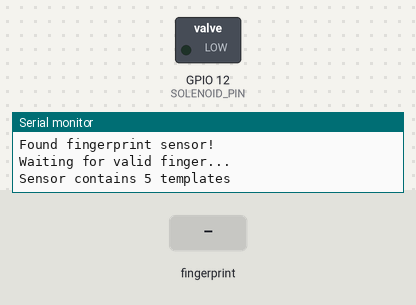
The sketch below on a simulated ESP32. Parts: switched loads named in the sketch (green lamp = pin HIGH), the last lines printed to the serial monitor. Inputs (shaded band) come from the test bench.

Above: at 2.3 s.
2.4 s: finger stored as number 1 placed on the sensor
At 4.2 s:
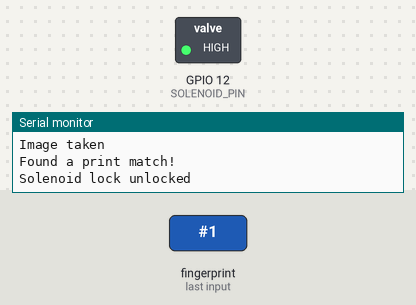
Timing chart, 0 to 9.3 s (numbered marks = the images above; inputs shaded):
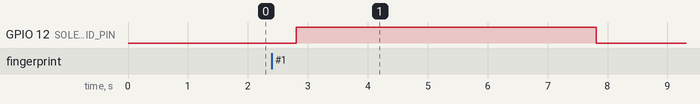

The sketch:

Controlling-Solenoid-Lock-Using-R307-Adafruit-fingerprint.ino
```cpp
#include <Adafruit_Fingerprint.h>
#include <HardwareSerial.h>

#define FINGERPRINT_SENSOR_RX 16 // Pin connected to fingerprint sensor TX (Green wire)
#define FINGERPRINT_SENSOR_TX 17 // Pin connected to fingerprint sensor RX (White wire)
#define SOLENOID_PIN 12 // Change to GPIO pin 12

HardwareSerial mySerial(1);

Adafruit_Fingerprint finger = Adafruit_Fingerprint(&mySerial);

void setup() {
  Serial.begin(9600);
  while (!Serial);
  delay(100);
  Serial.println("\n\nAdafruit finger detect test");

  mySerial.begin(57600, SERIAL_8N1, FINGERPRINT_SENSOR_RX, FINGERPRINT_SENSOR_TX);

  finger.begin(57600);
  delay(5);
  if (finger.verifyPassword()) {
    Serial.println("Found fingerprint sensor!");
  } else {
    Serial.println("Did not find fingerprint sensor :(");
    while (1) { delay(1); }
  }

  finger.getTemplateCount();
  if (finger.templateCount == 0) {
    Serial.println("Sensor doesn't contain any fingerprint data. Please run the 'enroll' example.");
  } else {
    Serial.println("Waiting for valid finger...");
    Serial.print("Sensor contains "); Serial.print(finger.templateCount); Serial.println(" templates");
  }

  pinMode(SOLENOID_PIN, OUTPUT);
}

void loop() {
  if (getFingerprintID() == 1) {
    unlockSolenoidLock();
    delay(5000); // Unlock duration
    lockSolenoidLock();
  }
  delay(50);
}

uint8_t getFingerprintID() {
  uint8_t p = finger.getImage();
  switch (p) {
    case FINGERPRINT_OK:
      Serial.println("Image taken");
      break;
    case FINGERPRINT_NOFINGER:
      return p;
    case FINGERPRINT_PACKETRECIEVEERR:
      Serial.println("Communication error");
      return p;
    case FINGERPRINT_IMAGEFAIL:
      Serial.println("Imaging error");
      return p;
    default:
      Serial.println("Unknown error");
      return p;
  }

  p = finger.image2Tz();
  if (p != FINGERPRINT_OK) return p;

  p = finger.fingerFastSearch();
  if (p == FINGERPRINT_OK) {
    Serial.println("Found a print match!");
    return 1;
  } else if (p == FINGERPRINT_NOTFOUND) {
    Serial.println("Did not find a match");
    return 0;
  } else {
    Serial.println("Unknown error");
    return p;
  }
}

void unlockSolenoidLock() {
  digitalWrite(SOLENOID_PIN, HIGH); // Activate the relay to unlock
  Serial.println("Solenoid lock unlocked");
}

void lockSolenoidLock() {
  digitalWrite(SOLENOID_PIN, LOW); // Deactivate the relay to lock
  Serial.println("Solenoid lock locked");
}
```

Measured:
- after the input at 2.4 s, GPIO 12 (SOLENOID_PIN): LOW → HIGH after 0.41 s, → LOW 5.0 s later
